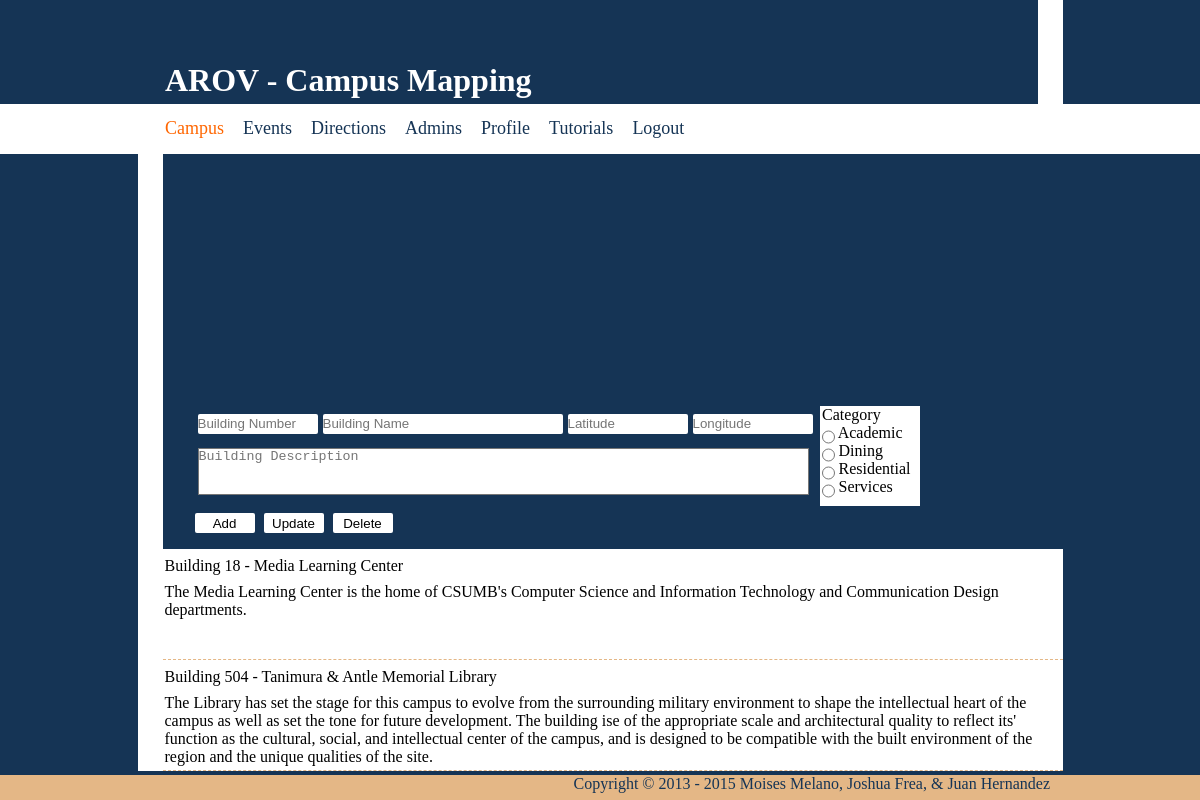
/site/campus.php (signed in), run on the app's committed database.
### tables this page shows
CREATE TABLE IF NOT EXISTS `arov_buildings` (
  `bld_id` int(11) NOT NULL AUTO_INCREMENT,
  `bld_num` int(3) NOT NULL,
  `bld_name` varchar(80) NOT NULL,
  `bld_latitude` double(24,20) NOT NULL,
  `bld_longitude` double(24,20) NOT NULL,
  `bld_bool` tinyint(1) NOT NULL DEFAULT '1',
  `bld_description` text NOT NULL,
  `bld_category` int(11) NOT NULL,
  PRIMARY KEY (`bld_id`),
  UNIQUE KEY `bld_num` (`bld_num`,`bld_name`),
  UNIQUE KEY `arov_building_num_name` (`bld_num`,`bld_name`)
);

### site/campus.php (the view, shortened to what this page needs)
<!DOCTYPE html>
<html xmlns="http://www.w3.org/1999/xhtml">
<head>
	<link href="../css/main.css" rel="stylesheet" type="text/css" />
    <link href="../css/map.css" rel="stylesheet" type="text/css" />
</head>
<body onload="initialize()">
    <table width="100%" height="100%" border="0" cellpadding="0" cellspacing="0">
        <tr>
        	<td>
            	<div id="wrapper">
                    <div id="banner">
                        <div class="container">
                            <h1>AROV - Campus Mapping</h1>
                        </div>
                    </div>
                    <div id="nav">
                        <div class="container">
                            <ul>
                                <li><a href="#" class="current">Campus</a></li>
                                <li><a href="events.php">Events</a></li>
                                <li><a href="directions/directions.html">Directions</a></li>
                                <li><a href="admins.php">Admins</a></li>
                                <li><a href="profile.php">Profile</a></li>
                                <li><a href="tutorials.php">Tutorials</a></li>
                                <li><a href="../php/logout.php">Logout</a></li>
                            </ul>
                        </div>
                    </div>
                    <div id="main">
                        <div class="container">
                            <div id="map-canvas"></div>
                            <div id="map-form">
                                <table style="margin-left:5px;"><tbody>
                                	<?php
									if($_SESSION['permissions'] == 0)
									{
										echo '
									<form action="' . $_SERVER['PHP_SELF'] . '" method="post">
										<tr>
                                            <td><input type="text" class="textbox" name="number" placeholder="Building Number" /></td>
                                            <td colspan="2"><input style="width: 240px;" type="text" class="textbox" name="name" placeholder="Building Name" /></td>
											<td><input type="text" class="textbox" name="lat" id="clicklat" placeholder="Latitude" /></td>
											<td><input type="text" class="textbox" name="long" id="clicklng" placeholder="Longitude" /></td>
                                            <td rowspan="3">
                                            	<div id="checkbox">
 													<?php ob_start(); ?>
                                                    <p>Category</p>
                                                    <input type="radio" name="category" value="Academic" /><span> Academic</span><br>
                                                    <input type="radio" name="category" value="Dining" /><span> Dining</span><br>
                                                    <input type="radio" name="category" value="Residential" /><span> Residential</span><br>
                                                    <input type="radio" name="category" value="Services" /><span> Services</span>
                                                </div>
                                            </td>
										</tr>
                                        	<td colspan="6"><textarea name="bdesc" class="desbox" rows="3" cols="60" placeholder="Building Description"></textarea></td>
                                        <tr>
                                        </tr>
										<tr>
											<td colspan="3">
												<input style="margin-right: 5px;" type="submit" name="submit" value="Add" />
												<input style="margin-right: 5px;" type="submit" name="submit" value="Update" />
												<input type="submit" name="submit" value="Delete" />
											</td>
										</tr>';
								}
										?>
                                     </form>
								</tbody></table>
                            </div>
                            <div style="margin-top:95px;margin-bottom: 50px;">
                                <?php
									$bldqry = "SELECT * FROM arov_buildings WHERE 1";
									$results = mysql_query($bldqry);
									while ($data = mysql_fetch_assoc($results))
									{
										echo '<div class="node">';
										echo '<table><tbody>';
										echo '<tr>
												<td>Building ' . $data['bld_num'] . ' - ' . $data['bld_name'] . '</td>
											  </tr>
											  <tr>
											  	<td>' . $data['bld_description'] . '</td>
											  </tr>';
										echo '</tbody></table>';
										echo '</div>';
									} ;
								?>
                            </div>
                      </div>
                    </div>
                </div>
            </td>
    	</tr>
    </table>
    <div id="footer">
    	<div class="container">
        	<p>Copyright &copy; 2013 - <?php echo date("Y"); ?> Moises Melano, Joshua Frea, &amp; Juan Hernandez</p>
        </div>
    </div>
</body>
</html>

### css/main.css (style rules this page uses)
* { background: transparent; margin: 0; padding: 0; }
html, body { height: 100%; width: 100%; background-color: #153455; }
a { background: transparent; text-decoration: none; color: #153455; }
input { background: rgba(255, 255, 255, 05); border: none; height: 20px; border-radius: 2px; -moz-border-radius: 2px; -webkit-border-radius: 2px; }
input[type=text] { width: 120px; margin-left: 3px; }
textarea { margin-left: 3px; background-color: #FFF; resize: none; outline: none; overflow: auto; width: 609px; }
input[type=submit] { width: 60px; text-align: center; }
input[type=radio] { color: #000000; margin-left: 2px; margin-bottom: -5px; vertical-align: bottom; }
.container { height: inherit; width: 900px; min-height: inherit; margin: auto; background: transparent; }
#wrapper { min-height: 100%; height: auto !important; height: 100%; margin: -50px auto -25px; }
#banner { height: 150px; position: relative; }
#banner h1 { position: absolute; bottom: 5px; margin-left: 27.5px; color: #FFF; }
#banner .container { border-right-style: solid; border-right-width: 25px; border-right-color: #FFF; }
#nav { height: 50px; background: #FFFFFF; }
#nav ul { background: transparent; margin-left: 15px; }
#nav ul li { background: transparent; color: #153455; display: inline-block; height: 45px; width: auto; text-align: center; line-height: 45px; vertical-align: middle; margin-top: 2px; margin-right: 15px; }
#nav ul li a { font-size: 18px; }
#main { min-height: 550px; color: #FFF; font-size: 1em; }
#main .container { border-left-style: solid; border-left-width: 25px; border-left-color: #FFF; }
#main p { margin-left: 2.5px; }
#main table td { height: 30px; vertical-align: middle; margin-right: 5px; }
#checkbox { width: 100px; height: 100px; margin-left: 5px; background-color: #FFF; color: #000; }
#checkbox input { vertical-align: middle; color: #000; }
#checkbox p { color: #000; }
.node { min-height: 110px; width: inherit; background: #FFFFFF; color: #000; border-bottom: 1px dashed #E4B786; }
.node table { float: left; }
#footer { height: 25px; background: #E4B786; margin-top: -25px; text-align: right; }
#footer p { color: #153455; }
.current { color: #F60; }

### css/map.css (style rules this page uses)
#map-canvas { height: 250px; width: 100%; }
#map-form { width: 400px; height: 50px; margin-left: 25px; }

### data on the page
arov_buildings: bld_num "18", bld_name "Media Learning Center", bld_description "The Media Learning Center is the home of CSUMB's Computer Science and Information Technology and Communication Design departments."
arov_buildings: bld_num "504", bld_name "Tanimura & Antle Memorial Library", bld_description "The Library has set the stage for this campus to evolve from the surrounding military environment to shape the intellectual heart of the campus as well as set the tone for future development. The building ise of the appropriate scale and architectural quality to reflect its' function as the cultural, social, and intellectual center of the campus, and is designed to be compatible with the built environment of the region and the unique qualities of the site."
